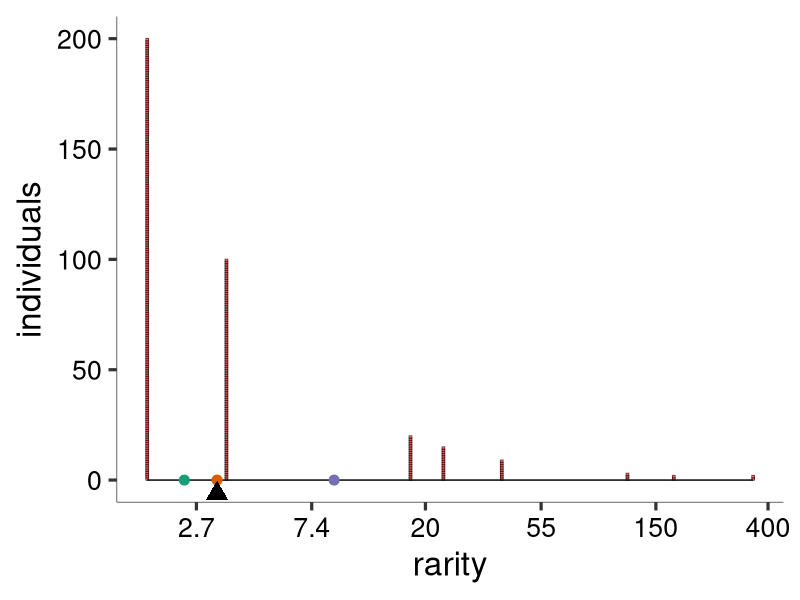

Here is the R script that generated this plot:
library(tidyverse)
library(ggthemes)
library(scales) # trans_new() is in the scales library

## TODO
## OPTIONAL: color the species (so that stacking becomes clear)

## might want to do get text and axis widths to scale with device/viewport. currently base_size argument can control manually

## think about squeezing when rarities aren't equal but are close s.t. boxes overlap... smart option that can calculate whether overlap occurs?

## select colors for reference points http://colorbrewer2.org/#type=qualitative&scheme=Dark2&n=3

epsPretty <- 0 # probably can delete these?
offStart <- 0

#transformation and back-transformation functions
pfun=function(x, pow, offset=offStart){
	if (pow==0) return(log(x))
	r <- sign(pow)*(x+offset)^pow
	return(r)
}

ipfun=function(x, pow, offset=offStart){
	if (pow==0) return(exp(x))
	r <- sign(pow)*(x)^(1/pow)
	return(r)
}

# Diversity function 
dfun<-function(ab, l){
	rp <- ab/sum(ab)
	return(ipfun(sum(rp*pfun(1/rp, l)),l))
}

# round numbers, more aggressively the larger they are
prettify <- function(breaks){
    digits <- -floor(log10(abs(breaks))) + 1
    digits[breaks == 0] <- 0
    return((round(breaks, digits = digits))[round(breaks, digits = digits)!=(-Inf)]) #klugey fix to -Inf
}

#function for scale transformation
power_trans = function(pow) trans_new(name="power"
   , transform = function(x) pfun(x, pow)
	, inverse = function(x) ipfun(x, pow)
	, breaks = function(x) prettify(
		trans_breaks(
			function(x) pfun(x, pow), function(x) ipfun(x, pow), n = 5
		)(c(epsPretty,x)*1.1)
	)
   , domain = c(1, 10000)
)

# replicate to make stacks with geom_point
fancy_rep<-function(df){
    return(data.frame(df[rep(1:nrow(df), df$abundance),])
           %>% group_by(abundance) %>% mutate(gr=1:length(abundance), inds=rep(length(abundance), length(abundance)))
    )
}

base_plot <- function(abundance, pointScale
                      , fill_col="lightgrey" #can set to match communities
                      , y_extent=max(max(abundance),15) #how tall to draw y
                      , x_max=sum(abundance)/min(abundance) #plots a point to extend x
                      , x_min=sum(abundance)/max(abundance) # point to exted x
                      , base_size=24 #controls text size, default for 7" sq plotting device
                      , noco=1 #number of columns, shrinks text and point size proportional to number of panels
                      , lines=F
                      , verbose=T
                      ){
    #0.0353 is approximate points to cm conversion (a little less than 3 pts per mm)
    #11.25 is empirically derived scaling factor. Seems like stuff below axis is about 2.5* height of 1 line of text
    pointScale<-(11.25*(min(dev.size("cm"))/noco-(2.5*0.0353*base_size)))
    pointsize <- pointScale/(y_extent)
	
    #make plotting data
    rf <- tibble(names = as.factor(1:length(abundance))
		, abundance
		, rarity = sum(abundance)/abundance
	)
	rfrepeated <-fancy_rep(rf) 

	#0.5; shape is centered on  x,y; offset so it rests upon it
	goff <- 0.5

	#ggplot command to generate basic plot object
	base <- (ggplot(rfrepeated, aes(x=rarity, y=abundance))
	         +(if(lines==T){
	             #line segments
	             geom_segment(aes(x=rarity, xend=rarity, y=inds, yend=0)
	                           , color=fill_col
	                           , size=1
	                           )
	         } else{
	    
	   #bricks
	    geom_point(aes(y=gr-goff, alpha=0.2), size=pointsize, fill=fill_col
		             , shape=22, color="black", stroke=0.5) 
	         })
		# plank
		+ geom_segment(
			aes(x, y, xend=xend, yend=yend)
			, data=data.frame(
				x=c(min(rf$rarity))
				, y=c(0)
				, xend=c(max(rf$rarity))
				, yend=c(0)
			)
		)
		
#fix plank location and add space above and below data range
		+scale_y_continuous(
		    expand=c(0,0)
		    , limits=c(y_extent-1.05*y_extent, 1.05*y_extent)
		)
    	+ labs(y="individuals")
	)
	return(theme_plot(base, base_size=base_size, noco=noco))
}

#set preferences for axes etc.
theme_plot <- function(p, base_size=24, noco=1,...){
	return(p
		+ theme_tufte(base_family = "sans", base_size=base_size/noco)
		+ theme(legend.position="none")
		+ theme( 
		    axis.text=element_text(color="black") # better than Wickham's grey?
		    , axis.line.x = element_line(colour = 'black'
		                                 , size=0.2, linetype='solid')
			, axis.line.y = element_line(colour = 'black'
			                             , size=0.2, linetype='solid')
		)
	)
}

#starts with baseplot, rescales x-axis, adds space to allow matching scales between comms
scale_plot <- function(ab, ell, fill_col="lightgrey", y_extent=max(max(ab), 15)
                       , x_max=sum(ab)/min(ab), x_min=sum(ab)/max(ab), noco=1, lines=F, ...){
	return (base_plot(ab, fill_col=fill_col, y_extent=y_extent
	                  , x_max=x_max, x_min=x_min, noco=noco, lines=lines, ...) 
		+ scale_x_continuous(trans=power_trans(pow=ell), labels=signif)
		+ geom_point(aes(x,y) #allows for x min and max points to determine axes
		             , data=tibble(x=c(x_max, x_min), y=c(0,0))
		             , color="white", alpha=0)
		)
}

#plots reference points at means with power "ell"
mean_points <- function(ab, ell, noco=1){
    ab<-ab[ab!=0]
	div <- Vectorize(dfun, vectorize.args=("l"))(ab, ell)
	return(geom_point(
		data=tibble(x=div, y=0*div, clr=1:length(div))
		, aes(x, y, color=as.factor(clr))
		, size=0.2*min(dev.size("cm"))/noco
	))
}

#plot the fulcrum
fulcrum<-function(ab, ell, y_extent=max(max(ab), 15), x_max=1
                  , x_min=1, fill_col="light_grey"
                  , base_size=24, noco=1, verbose=T){
    
    ab<-ab[ab!=0]
    div <- dfun(ab, ell)
    
    if(verbose==T){
        print(c("diversity= ", div, " community size= ", sum(ab)
                , " max observed rarity= ", sum(ab)/min(ab)
                , " min observed rarity= ", sum(ab)/max(ab)))}
    
    return(geom_point(
        data=tibble(x=div, y=-0.03*y_extent) # gets fulcrum point close. 
        , size=(0.48*min(dev.size("cm"))-(2.5*0.0353*base_size))/noco #scales with plotting device and number of columns
        # , size=rel(0.3)
        , shape=17
        , aes(x, y) 
    )
    )
}

#construct the full plot for scale ell, with reference means=means
rarity_plot <- function(ab, ell, means=-1:1, noco=1, lines=F, ...){
    ab<-ab[ab!=0]
    print(cat("     rarity plot expects a square viewport and resizes points based on\n     min(dev.size() and noco (for number of columns).\n     selecting lines=T will plot stacks of individuals as a line element,\n     which tends to be more robust to window size.\n     lines=T may be the best way to deal with overplotting,\n     which results from several species with similar but not identical rarities.\n "))
	return(
		scale_plot(ab, ell, noco=noco, lines=lines,...) 
		+ mean_points(ab, means, noco=noco)
		+ fulcrum(ab, ell, noco=noco, ...)
		+ scale_color_brewer(type="qual", palette="Dark2") 
	)
}

#one option for plotting all three plots for l=-1:1, with reference points at integer l
rarity_series <- function(ab, lrange=-1:1, means=lrange,...){
	for(l in lrange){
		print(rarity_plot(ab, l, means,...))
	}
}

#convenience function to omit y-axis elements for constructing multi-panel plots... mostly 
omit_y<-function(p){
    return(p
           +theme(axis.text.y=element_text(color="white")
                  , axis.title.y=element_text(color="white")
                  , axis.ticks.y = element_line(color="white")
                  , axis.line.y = element_line(color="white")
                  , axis.line.x=element_line(
                      colour = 'black', size=0.2, linetype='solid'
                    )
                  )
           )
}


#some SADs to play with

# ab <- c(20, 15, 9, 3, 2, 1, 1) #includes stacking
# ab<-c(20,8,5,4,2,1) #candidate for user's guide
# ab <- c(100, 20, 15, 9, 3, 2, 1, 1)
# ab <- c(50,30,20,0,0,0)
# ab <- c(4,3,2)
# ab <- c(20, 15, 9, 3, 2, 1, 1,0,0)
ab <- c(200,100, 20, 15, 9, 3, 2, 1, 1)
# ab <- floor(exp(rnorm(50, 4,1.5)))

quartz(height=7, width=7)
rarity_plot(ab,0, fill_col="red", base_size=24, verbose=T, noco=1)

# p<-rarity_plot(ab, 1, fill_col="blue", x_min=1, x_max=45, noco=3, base_size=12)
# 
# grid.arrange(p, omit_y(p), omit_y(p), p, omit_y(p), omit_y(p), p, omit_y(p), omit_y(p))
# 
# grid.arrange(p,p,p,p,p,p,p,p)

# rarity_series(ab=ab, 1:-1)
